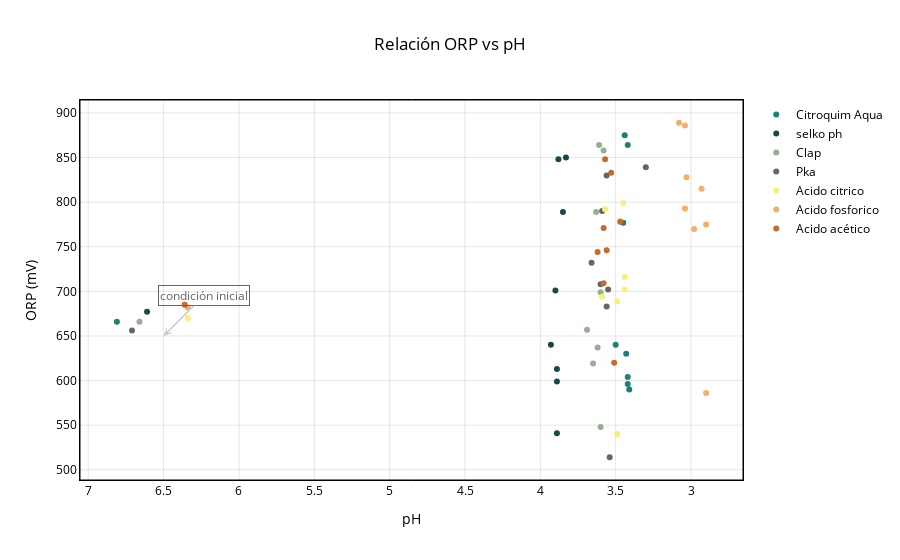

Notebook cell for this chart:
### Code cell
fig_rel

### Figure 1 — Plotly figure (JSON) as saved in the notebook; plotly's stock layout.template omitted (floating-point values rounded to 4 significant figures)
{"data": [{"hovertemplate": "producto=Citroquim Aqua<br>ph=%{x}<br>orp=%{y}<extra></extra>", "legendgroup": "Citroquim Aqua", "marker": {"color": "#1c8074", "opacity": 1, "symbol": "circle"}, "mode": "markers", "name": "Citroquim Aqua", "orientation": "v", "showlegend": true, "type": "scatter", "x": [6.81, 3.45, 3.42, 3.44, 3.5, 3.43, 3.42, 3.42, 3.41], "xaxis": "x", "y": [666, 777, 864, 875, 640, 630, 596, 604, 590], "yaxis": "y"}, {"hovertemplate": "producto=selko ph<br>ph=%{x}<br>orp=%{y}<extra></extra>", "legendgroup": "selko ph", "marker": {"color": "#1a494c", "opacity": 1, "symbol": "circle"}, "mode": "markers", "name": "selko ph", "orientation": "v", "showlegend": true, "type": "scatter", "x": [6.61, 3.85, 3.83, 3.88, 3.93, 3.9, 3.89, 3.89, 3.89], "xaxis": "x", "y": [677, 789, 850, 848, 640, 701, 613, 599, 541], "yaxis": "y"}, {"hovertemplate": "producto=Clap<br>ph=%{x}<br>orp=%{y}<extra></extra>", "legendgroup": "Clap", "marker": {"color": "#94af92", "opacity": 1, "symbol": "circle"}, "mode": "markers", "name": "Clap", "orientation": "v", "showlegend": true, "type": "scatter", "x": [6.66, 3.63, 3.58, 3.61, 3.69, 3.6, 3.62, 3.65, 3.6], "xaxis": "x", "y": [666, 789, 858, 864, 657, 699, 637, 619, 548], "yaxis": "y"}, {"hovertemplate": "producto=Pka<br>ph=%{x}<br>orp=%{y}<extra></extra>", "legendgroup": "Pka", "marker": {"color": "#666666", "opacity": 1, "symbol": "circle"}, "mode": "markers", "name": "Pka", "orientation": "v", "showlegend": true, "type": "scatter", "x": [6.71, 3.59, 3.56, 3.3, 3.66, 3.6, 3.56, 3.55, 3.54], "xaxis": "x", "y": [656, 790, 830, 839, 732, 708, 683, 702, 514], "yaxis": "y"}, {"hovertemplate": "producto=Acido citrico<br>ph=%{x}<br>orp=%{y}<extra></extra>", "legendgroup": "Acido citrico", "marker": {"color": "#f9ee77", "opacity": 1, "symbol": "circle"}, "mode": "markers", "name": "Acido citrico", "orientation": "v", "showlegend": true, "type": "scatter", "x": [6.34, 3.45, 3.47, 3.57, 3.59, 3.49, 3.44, 3.44, 3.49], "xaxis": "x", "y": [670, 799, 779, 792, 694, 689, 702, 716, 540], "yaxis": "y"}, {"hovertemplate": "producto=Acido fosforico<br>ph=%{x}<br>orp=%{y}<extra></extra>", "legendgroup": "Acido fosforico", "marker": {"color": "#f5ad68", "opacity": 1, "symbol": "circle"}, "mode": "markers", "name": "Acido fosforico", "orientation": "v", "showlegend": true, "type": "scatter", "x": [6.34, 3.03, 3.08, 3.04, 2.98, 2.93, 2.9, 3.04, 2.9], "xaxis": "x", "y": [682, 828, 889, 886, 770, 815, 775, 793, 586], "yaxis": "y"}, {"hovertemplate": "producto=Acido acético<br>ph=%{x}<br>orp=%{y}<extra></extra>", "legendgroup": "Acido acético", "marker": {"color": "#c76931", "opacity": 1, "symbol": "circle"}, "mode": "markers", "name": "Acido acético", "orientation": "v", "showlegend": true, "type": "scatter", "x": [6.36, 3.47, 3.53, 3.57, 3.62, 3.58, 3.56, 3.58, 3.51], "xaxis": "x", "y": [685, 778, 833, 848, 744, 771, 746, 709, 620], "yaxis": "y"}], "layout": {"annotations": [{"arrowcolor": "#C9C9C9", "arrowhead": 3, "arrowsize": 1, "arrowwidth": 1.5, "ax": 40, "ay": -40, "bordercolor": "#666666", "font": {"color": "#666666"}, "showarrow": true, "text": "condición inicial", "x": 6.5, "y": 650}], "legend": {"font": {"color": "black"}, "title": {"text": ""}, "tracegroupgap": 0}, "paper_bgcolor": "rgba(0,0,0,0)", "plot_bgcolor": "rgba(0,0,0,0)", "shapes": [{"line": {"color": "black", "width": 1}, "type": "rect", "x0": 0, "x1": 1, "xref": "paper", "y0": 0, "y1": 1, "yref": "paper"}], "title": {"font": {"color": "black"}, "text": "Relación ORP vs pH", "x": 0.5}, "xaxis": {"anchor": "y", "autorange": "reversed", "domain": [0, 1], "gridcolor": "rgba(0,0,0,0.1)", "linecolor": "black", "mirror": true, "showline": true, "tickfont": {"color": "black"}, "title": {"font": {"color": "black"}, "text": "pH"}}, "yaxis": {"anchor": "x", "domain": [0, 1], "gridcolor": "rgba(0,0,0,0.1)", "linecolor": "black", "mirror": true, "showline": true, "tickfont": {"color": "black"}, "title": {"font": {"color": "black"}, "text": "ORP (mV)"}}}}
